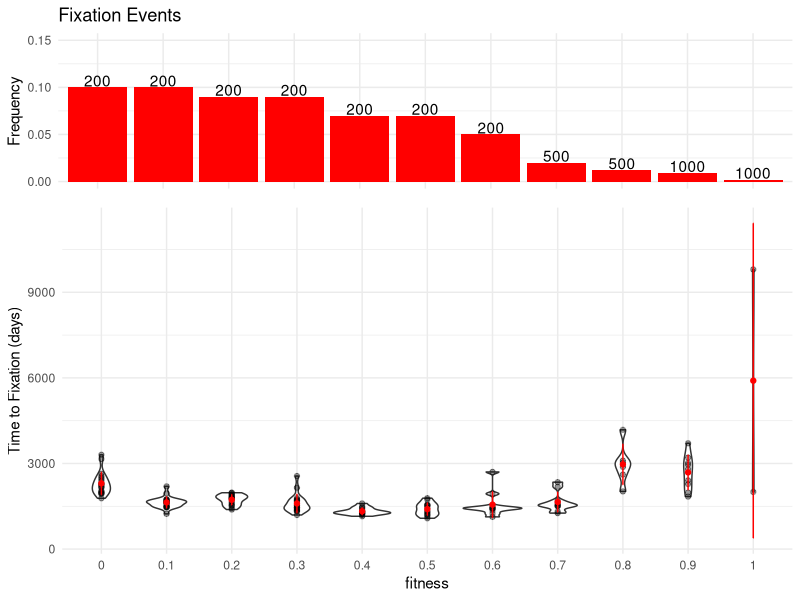
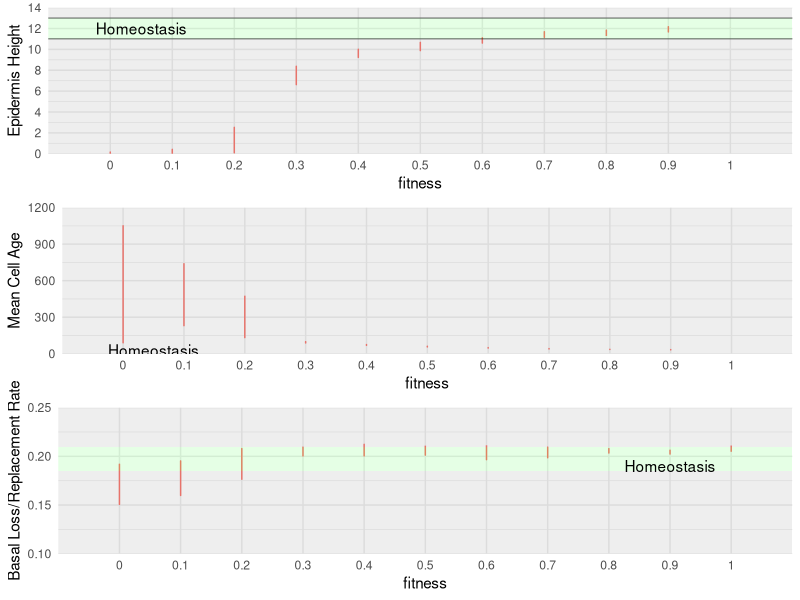

Reproduce these figures in R, in order.
library(ggplot2)
library(gridExtra)

#setwd("~/IdeaProjects/Epidermis_Project_Final/")
setwd("/Users/schencro/Desktop/Darryl_collab/Framework/Homeostatic_Epidermis")
fixdf <- read.csv("NOTCHReplicateRuns.txt", header = T, sep="\t", na.strings = c("na"))
fixPlot <- na.omit(fixdf)
passed <- data.frame(matrix(NA, nrow=0, ncol=4))
colnames(passed) <- c("Prob","Passed","MeanFixation","StdFixation")
for(i in 1:length(unique(fixdf$Prob))){
  tmp <- subset(fixdf, fixdf$Prob==unique(fixdf$Prob)[i])
  outDF <- data.frame(Prob=unique(fixdf$Prob)[i],
                      Passed=length(na.omit(tmp$FixTime))/length(tmp$Prob), 
                      MeanFixation=mean(na.omit(tmp$FixTime)),
                      StdFixation=sd(na.omit(tmp$FixTime)))
  passed <- rbind(passed, outDF)
}

passed$Runs <- c("200","200","200","200","200","200","200","500","500","1000","1000")

passed$Prob <- as.factor(passed$Prob)
fixPlot$Prob <- as.factor(fixPlot$Prob)
pd <- position_dodge(0.9)
p1 <- ggplot() + 
        geom_violin(data=fixPlot, aes(x=Prob,y=FixTime)) +
        geom_point(data=fixPlot, aes(x=Prob,y=FixTime, group=Prob), alpha=0.4, inherit.aes = F) +
        geom_point(data=passed, aes(x=Prob,y=MeanFixation), color="red") +
        geom_errorbar(data=passed, aes(x=Prob,ymin=MeanFixation-StdFixation, ymax=MeanFixation+StdFixation), color="red",width=.01, position=pd, inherit.aes = F) +
        ylab("Time to Fixation (days)") + xlab("fitness") + theme_minimal()

p2 <- ggplot(data=passed, aes(x=Prob,y=Passed)) + 
      geom_bar(stat="identity", fill="red") +
      geom_text(aes(label = Runs, y = Passed + 0.001), position = position_dodge(0.9), vjust = 0) +
      ylab("Frequency") + xlab("") + ggtitle("Fixation Events") +
      scale_y_continuous(limits = c(0.0,0.15)) + theme_minimal() +
      theme(axis.title.x = element_blank(), axis.text.x = element_blank())

grid.arrange(p2, p1, ncol = 1, heights = c(1, 2))

p3 <- ggplot() + geom_line(data=fixPlot, aes(x=Prob, y=Height, color="red"), inherit.aes = F) + theme_minimal() + 
  annotate("rect", xmin = 0, xmax = 12, ymin = 0, ymax = 11, alpha = .1) +
  annotate("rect", xmin = 0, xmax = 12, ymin = 13, ymax = 14, alpha = .1) +
  annotate("rect", xmin = 0, xmax = 12, ymin = 11, ymax = 13, alpha = .1, fill="green") +
  geom_hline(yintercept = 13, size=0.2) +
  geom_hline(yintercept = 11, size=0.2) + annotate("text", 1.5, 12, label = "Homeostasis") + theme(legend.position="none") +
  scale_y_continuous(limits=c(0.0,14), breaks=c(0,2,4,6,8,10,12,14), expand = c(0,0)) +
  ylab("Epidermis Height") + xlab("fitness")

p4 <- ggplot() + geom_line(data=fixPlot, aes(x=Prob, y=Age, color="red"), inherit.aes = F) + theme_minimal() +
  annotate("rect", xmin = 0, xmax = 12, ymin = 0, ymax = 28, alpha = .1) +
  annotate("rect", xmin = 0, xmax = 12, ymin = 32, ymax = 1200, alpha = .1) +
  annotate("rect", xmin = 0, xmax = 12, ymin = 28, ymax = 32, alpha = .1, fill="green") +
  scale_y_continuous(limits=c(0.0,1200), expand = c(0,0)) + theme(legend.position="none") +
  annotate("text", 1.5, 28, label = "Homeostasis") +
  ylab("Mean Cell Age") + xlab("fitness")
  
p5 <- ggplot() + geom_line(data=fixPlot, aes(x=Prob, y=rLambda, color="red")) + theme_minimal() +
  annotate("rect", xmin = 0, xmax = 12, ymin = .10, ymax = .185, alpha = .1) +
  annotate("rect", xmin = 0, xmax = 12, ymin = .21, ymax = .25, alpha = .1) +
  annotate("rect", xmin = 0, xmax = 12, ymin = .185, ymax = .21, alpha = .1, fill="green") +
  scale_y_continuous(limits=c(0.10,0.25), expand = c(0,0)) + theme(legend.position="none") +
  annotate("text", 10, .19, label = "Homeostasis") +
  ylab("Basal Loss/Replacement Rate") + xlab("fitness")
  
grid.arrange(p3, p4, p5, ncol = 1, heights = c(1, 1, 1))
